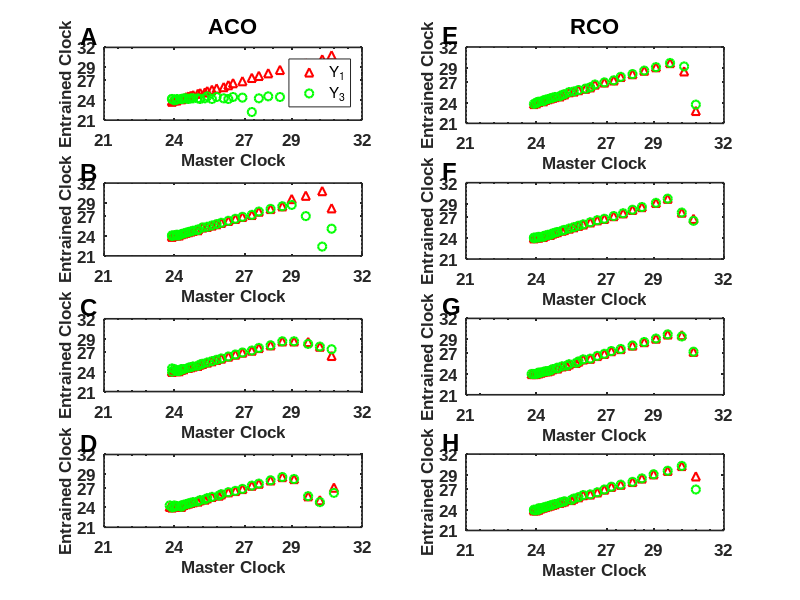

The MATLAB source for this figure:
% figure for publications of entrainability Analysis
% Necessary Figures
% Fixed the minimum figures

clear all

figure
% ACO fig
% load data
load('data_ACO_Entrainment.mat')

% entrained Figures for period: Master clock vs Entrained oscillator
subplot(4,2,1)
plot(entrain_02_period(3,:,1),entrain_02_period(1,:,1),'^r','linewidth',1.5); 
hold on
plot(entrain_02_period(3,:,1),entrain_02_period(2,:,1),'og','linewidth',1.5)
%legend('Oscillator1: Y_1','Oscillator2: Y_3')
set(gca,'fontname','arial','fontsize',12,'fontweight','bold','linewidth',1.2,'XLim',[21 32],...
    'Xtick',[21 24 27 29 32],'Ylim',[21 32],'Ytick',[21 24 27 29 32],'XMinorTick','on','YMinorTick','on');
xlabel('Master Clock','fontname','arial','fontweight','bold','fontsize',12);
ylabel('Entrained Clock','fontname','arial','fontweight','bold','fontsize',12);
title('ACO','fontname','arial','fontweight','bold','fontsize',16);
box on; legend('Y_1','Y_3')
str1 = 'A';text(20,33.8,str1,'Fontsize',17,'fontweight','bold','fontname','arial')



subplot(4,2,3)
plot(entrain_02_period(3,:,4),entrain_02_period(1,:,4),'^r','linewidth',1.5); 
hold on
plot(entrain_02_period(3,:,4),entrain_02_period(2,:,4),'og','linewidth',1.5)
%legend('Oscillator1: Y_1','Oscillator2: Y_3')
set(gca,'fontname','arial','fontsize',12,'fontweight','bold','linewidth',1.2,'XLim',[21 32],...
    'Xtick',[21 24 27 29 32],'Ylim',[21 32],'Ytick',[21 24 27 29 32],'XMinorTick','on','YMinorTick','on');
xlabel('Master Clock','fontname','arial','fontweight','bold','fontsize',12);
ylabel('Entrained Clock','fontname','arial','fontweight','bold','fontsize',12);
%title('ACO','fontname','arial','fontweight','bold','fontsize',14);
box on;
str1 = 'B';text(20,33.8,str1,'Fontsize',17,'fontweight','bold','fontname','arial')


subplot(4,2,5)
plot(entrain_02_period(3,:,10),entrain_02_period(1,:,10),'^r','linewidth',1.5); 
hold on
plot(entrain_02_period(3,:,10),entrain_02_period(2,:,10),'og','linewidth',1.5)
%legend('Oscillator1: Y_1','Oscillator2: Y_3')
set(gca,'fontname','arial','fontsize',12,'fontweight','bold','linewidth',1.2,'XLim',[21 32],...
    'Xtick',[21 24 27 29 32],'Ylim',[21 32],'Ytick',[21 24 27 29 32],'XMinorTick','on','YMinorTick','on');
xlabel('Master Clock','fontname','arial','fontweight','bold','fontsize',12);
ylabel('Entrained Clock','fontname','arial','fontweight','bold','fontsize',12);
%title('ACO','fontname','arial','fontweight','bold','fontsize',14);
box on;
str1 = 'C';text(20,33.8,str1,'Fontsize',17,'fontweight','bold','fontname','arial')


subplot(4,2,7)
plot(entrain_02_period(3,:,18),entrain_02_period(1,:,18),'^r','linewidth',1.5); 
hold on
plot(entrain_02_period(3,:,18),entrain_02_period(2,:,18),'og','linewidth',1.5)
%legend('Oscillator1: Y_1','Oscillator2: Y_3')
set(gca,'fontname','arial','fontsize',12,'fontweight','bold','linewidth',1.2,'XLim',[21 32],...
    'Xtick',[21 24 27 29 32],'Ylim',[21 32],'Ytick',[21 24 27 29 32],'XMinorTick','on','YMinorTick','on');
xlabel('Master Clock','fontname','arial','fontweight','bold','fontsize',12);
ylabel('Entrained Clock','fontname','arial','fontweight','bold','fontsize',12);
%title('ACO','fontname','arial','fontweight','bold','fontsize',14);
box on;
str1 = 'D';text(20,33.8,str1,'Fontsize',17,'fontweight','bold','fontname','arial')


%% 
clc
clear all
% RCO fig
% load data

load('data_RCO_Entrainment.mat')

% entrained Figures for period: Master clock vs Entrained oscillator

subplot(4,2,2)
plot(entrain_02_period(3,:,1),entrain_02_period(1,:,1),'^r','linewidth',1.5); 
hold on
plot(entrain_02_period(3,:,1),entrain_02_period(2,:,1),'og','linewidth',1.5)
%legend('Oscillator1: Y_1','Oscillator2: Y_3')
set(gca,'fontname','arial','fontsize',12,'fontweight','bold','linewidth',1.2,'XLim',[21 32],...
    'Xtick',[21 24 27 29 32],'Ylim',[21 32],'Ytick',[21 24 27 29 32],'XMinorTick','on','YMinorTick','on');
xlabel('Master Clock','fontname','arial','fontweight','bold','fontsize',12);
ylabel('Entrained Clock','fontname','arial','fontweight','bold','fontsize',12);
title('RCO','fontname','arial','fontweight','bold','fontsize',16);
box on;
str1 = 'E';text(20,33.8,str1,'Fontsize',17,'fontweight','bold','fontname','arial')



subplot(4,2,4)
plot(entrain_02_period(3,:,4),entrain_02_period(1,:,4),'^r','linewidth',1.5); 
hold on
plot(entrain_02_period(3,:,4),entrain_02_period(2,:,4),'og','linewidth',1.5)
%legend('Oscillator1: Y_1','Oscillator2: Y_3')
set(gca,'fontname','arial','fontsize',12,'fontweight','bold','linewidth',1.2,'XLim',[21 32],...
    'Xtick',[21 24 27 29 32],'Ylim',[21 32],'Ytick',[21 24 27 29 32],'XMinorTick','on','YMinorTick','on');
xlabel('Master Clock','fontname','arial','fontweight','bold','fontsize',12);
ylabel('Entrained Clock','fontname','arial','fontweight','bold','fontsize',12);
%title('ACO','fontname','arial','fontweight','bold','fontsize',14);
box on;
str1 = 'F';text(20,33.8,str1,'Fontsize',17,'fontweight','bold','fontname','arial')



subplot(4,2,6)
plot(entrain_02_period(3,:,10),entrain_02_period(1,:,10),'^r','linewidth',1.5); 
hold on
plot(entrain_02_period(3,:,10),entrain_02_period(2,:,10),'og','linewidth',1.5)
%legend('Oscillator1: Y_1','Oscillator2: Y_3')
set(gca,'fontname','arial','fontsize',12,'fontweight','bold','linewidth',1.2,'XLim',[21 32],...
    'Xtick',[21 24 27 29 32],'Ylim',[21 32],'Ytick',[21 24 27 29 32],'XMinorTick','on','YMinorTick','on');
xlabel('Master Clock','fontname','arial','fontweight','bold','fontsize',12);
ylabel('Entrained Clock','fontname','arial','fontweight','bold','fontsize',12);
%title('ACO','fontname','arial','fontweight','bold','fontsize',14);
box on;
str1 = 'G';text(20,33.8,str1,'Fontsize',17,'fontweight','bold','fontname','arial')


subplot(4,2,8)
plot(entrain_02_period(3,:,18),entrain_02_period(1,:,18),'^r','linewidth',1.5); 
hold on
plot(entrain_02_period(3,:,18),entrain_02_period(2,:,18),'og','linewidth',1.5)
%legend('Oscillator1: Y_1','Oscillator2: Y_3')
set(gca,'fontname','arial','fontsize',12,'fontweight','bold','linewidth',1.2,'XLim',[21 32],'Xtick',...
    [21 24 27 29 32],'Ylim',[21 32],'Ytick',[21 24 27 29 32],'XMinorTick','on','YMinorTick','on');
xlabel('Master Clock','fontname','arial','fontweight','bold','fontsize',12);
ylabel('Entrained Clock','fontname','arial','fontweight','bold','fontsize',12);
%title('ACO','fontname','arial','fontweight','bold','fontsize',14);
box on;
str1 = 'H';text(20,33.8,str1,'Fontsize',17,'fontweight','bold','fontname','arial')


